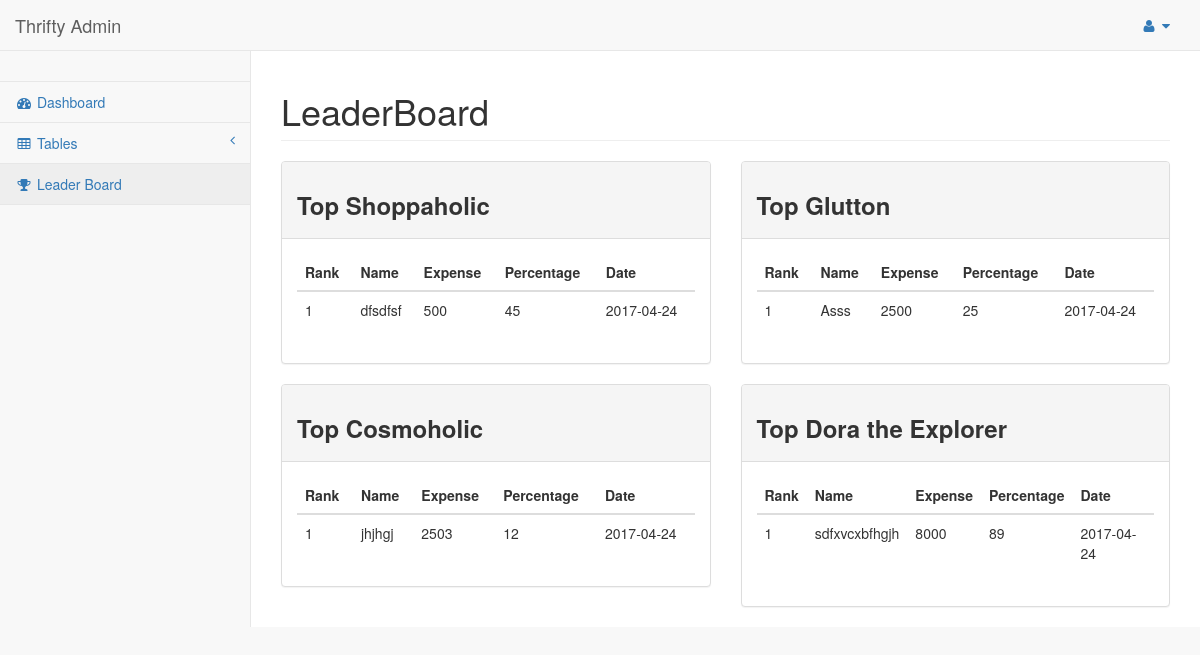
/pages/leaderboard.php (signed in), run on an earlier commit of the app's database.
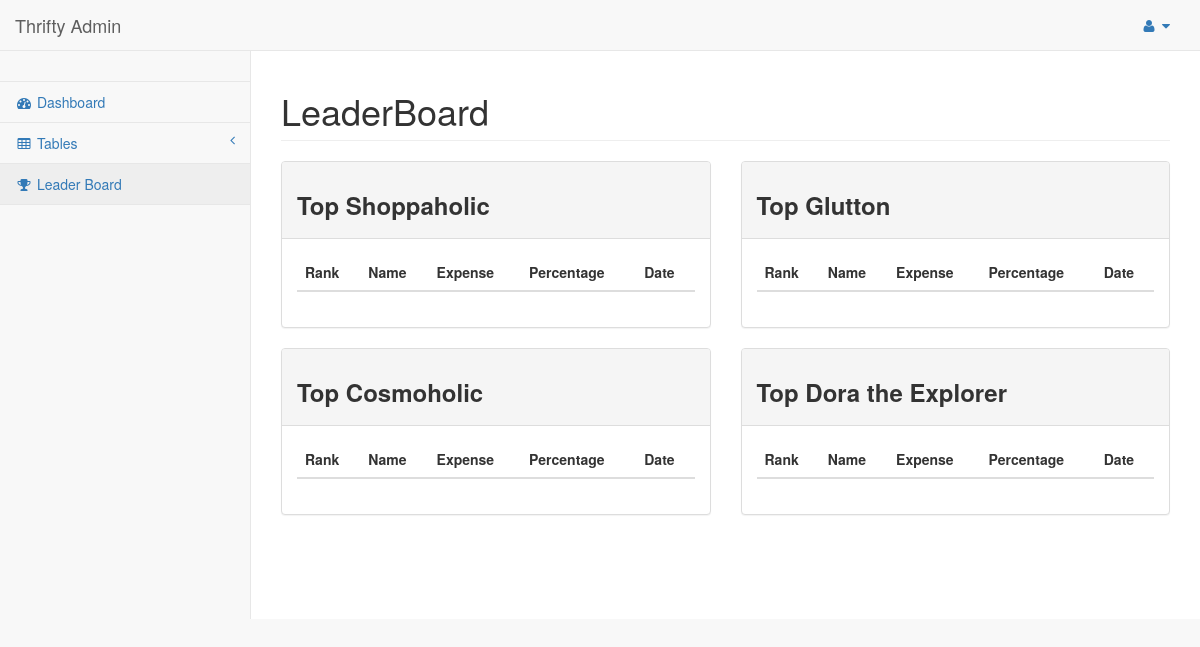
And on a later commit of the database.
### tables this page shows
CREATE TABLE IF NOT EXISTS `reports` (
  `ID` int(11) NOT NULL,
  `UserID` int(11) NOT NULL,
  `UserName` varchar(50) NOT NULL,
  `ExpenseID` int(11) NOT NULL,
  `CategoryName` text NOT NULL,
  `ExpenseAmount` float NOT NULL,
  `ExpenseDate` date NOT NULL,
  `PercentIncrease` float NOT NULL
);

### pages/leaderboard.php (the view, shortened to what the changed rows need)
<!DOCTYPE html>
<html lang="en">
<head>
    <link href="../vendor/bootstrap/css/bootstrap.min.css" rel="stylesheet">
    <link href="../vendor/metisMenu/metisMenu.min.css" rel="stylesheet">
    <link href="../vendor/datatables-plugins/dataTables.bootstrap.css" rel="stylesheet">
    <link href="../vendor/datatables-responsive/dataTables.responsive.css" rel="stylesheet">
    <link href="../dist/css/sb-admin-2.css" rel="stylesheet">
    <link href="../vendor/font-awesome/css/font-awesome.min.css" rel="stylesheet" type="text/css">
</head>
<body>
<?php require_once('dbConnect1.php'); ?>
    <div id="wrapper">
        <div id="page-wrapper">
            <div class="row">
                <div class="col-lg-12">
                    <h1 class="page-header">LeaderBoard</h1>
                </div>
            </div>
            <div class="row">
                <div class="col-lg-6">
                    <div class="panel panel-default">
                        <div class="panel-body">
                            <div class="table-responsive">
                                <table class="table">
                                    <thead>
                                        <tr>
                                            <th>Rank</th>
                                            <th>Name</th>
                                            <th>Expense</th>
											<th>Percentage</th>
											<th>Date</th>
                                        </tr>
                                    </thead>
									<?php
	$result1 = mysqli_query($con,"SELECT *, SUM(PercentIncrease) AS Percentage, SUM(ExpenseAmount) AS AmountExpense
	FROM REPORTS WHERE ExpenseDate = CURDATE() AND (CategoryName = 'shoes' || CategoryName = 'jewelry')  GROUP BY UserID
	ORDER BY PercentIncrease DESC");
	$previous ='';
	$numrows = mysqli_num_rows($result1);
	$rank=array();
	$rank[0]= 0;
	for($i = 1; $i <=$numrows; $i++){
		$row = mysqli_fetch_array($result1);
		$current = $row['Percentage'];
		if($current == $previous) {
			$rank[$i] = $rank[$i-1];
			$x=$i-1;
		}
		else if($current != $previous){
			$rank[$i]= $rank[$i-1]+1;
		}
		$previous = $current;
		if($rank[$i] <= 10){
			$b = $row['UserName'];
			$d = $row['AmountExpense'];
			$e = $row['ExpenseDate'];
			$current = $row['Percentage'];
			echo "<tbody><tr>";
			echo "<td>".$rank[$i]."</td>";
			echo "<td>".$b."</td>";
			echo "<td>".$d."</td>";
			echo "<td>".$current."</td>";
			echo "<td>".$e."</td>";
			echo "</tr></tbody>";
		}
	}
									?>
                                </table>
                            </div>
                        </div>
                    </div>
                </div>
				 <div class="col-lg-6">
                    <div class="panel panel-default">
                        <div class="panel-body">
                            <div class="table-responsive">
                                <table class="table">
                                    <thead>
                                        <tr>
                                            <th>Rank</th>
                                            <th>Name</th>
                                            <th>Expense</th>
											<th>Percentage</th>
											<th>Date</th>
                                        </tr>
                                    </thead>
									<?php
	$result1 = mysqli_query($con,"SELECT DISTINCT(UserID), ID, UserName, CategoryName, ExpenseAmount, ExpenseDate, PercentIncrease
	FROM REPORTS WHERE ExpenseDate = CURDATE() AND CategoryName = 'food' ORDER BY PercentIncrease DESC");
	$previous ='';
	$numrows = mysqli_num_rows($result1);
	$rank=array();
	$rank[0]= 0;
	for($i = 1; $i <=$numrows; $i++){
		$row = mysqli_fetch_array($result1);
		$current = $row['PercentIncrease'];
		if($current == $previous) {
			echo "\n";
			$rank[$i] = $rank[$i-1];
			$x=$i-1;
		}
		else if($current != $previous ){
			$rank[$i]= $rank[$i-1]+1;
		}
		$previous = $current;
		if($rank[$i] <= 10){
			$b = $row['UserName'];
			$d = $row['ExpenseAmount'];
			$e = $row['ExpenseDate'];
			$current = $row['PercentIncrease'];
			echo "<tbody><tr>";
			echo "<td>".$rank[$i]."</td>";
			echo "<td>".$b."</td>";
			echo "<td>".$d."</td>";
			echo "<td>".$current."</td>";
			echo "<td>".$e."</td>";
			echo "</tr></tbody>";
		}
	}
									?>
                                </table>
                            </div>
                        </div>
                    </div>
                </div>
            </div>
			<div class="row">
                <div class="col-lg-6">
                    <div class="panel panel-default">
                        <div class="panel-body">
                            <div class="table-responsive">
                                <table class="table">
                                    <thead>
                                        <tr>
                                            <th>Rank</th>
                                            <th>Name</th>
                                            <th>Expense</th>
											<th>Percentage</th>
											<th>Date</th>
                                        </tr>
                                    </thead>
									<?php
	$result1 = mysqli_query($con,"SELECT * FROM REPORTS WHERE ExpenseDate = CURDATE() AND CategoryName = 'makeup' ORDER BY PercentIncrease DESC");
	$previous ='';
	$numrows = mysqli_num_rows($result1);
	$rank=array();
	$rank[0]= 0;
	for($i = 1; $i <=$numrows; $i++){
		$row = mysqli_fetch_array($result1);
		$current = $row['PercentIncrease'];
		if($current == $previous) {
			$rank[$i] = $rank[$i-1];
			$x=$i-1;
		}
		else if($current != $previous){
			$rank[$i]= $rank[$i-1]+1;
		}
		$previous = $current;
		if($rank[$i] <= 10){
			$b = $row['UserName'];
			$d = $row['ExpenseAmount'];
			$e = $row['ExpenseDate'];
			$current = $row['PercentIncrease'];
			echo "<tbody><tr>";
			echo "<td>".$rank[$i]."</td>";
			echo "<td>".$b."</td>";
			echo "<td>".$d."</td>";
			echo "<td>".$current."</td>";
			echo "<td>".$e."</td>";
			echo "</tr></tbody>";
		}
	}
									?>
                                </table>
                            </div>
                        </div>
                    </div>
                </div>
				 <div class="col-lg-6">
                    <div class="panel panel-default">
                        <div class="panel-body">
                            <div class="table-responsive">
                                <table class="table">
                                    <thead>
                                        <tr>
                                            <th>Rank</th>
                                            <th>Name</th>
                                            <th>Expense</th>
											<th>Percentage</th>
											<th>Date</th>
                                        </tr>
                                    </thead>
									<?php
	$result1 = mysqli_query($con,"SELECT * FROM REPORTS WHERE ExpenseDate = CURDATE() AND CategoryName = 'commute' ORDER BY PercentIncrease DESC");
	$previous ='';
	$numrows = mysqli_num_rows($result1);
	$rank=array();
	$rank[0]= 0;
	for($i = 1; $i <=$numrows; $i++){
		$row = mysqli_fetch_array($result1);
		$current = $row['PercentIncrease'];
		if($current == $previous) {
			echo "\n";
			$rank[$i] = $rank[$i-1];
			$x=$i-1;
		}
		else if($current != $previous ){
			$rank[$i]= $rank[$i-1]+1;
		}
		$previous = $current;
		if($rank[$i] <= 10){
			$b = $row['UserName'];
			$d = $row['ExpenseAmount'];
			$e = $row['ExpenseDate'];
			$current = $row['PercentIncrease'];
			echo "<tbody><tr>";
			echo "<td>".$rank[$i]."</td>";
			echo "<td>".$b."</td>";
			echo "<td>".$d."</td>";
			echo "<td>".$current."</td>";
			echo "<td>".$e."</td>";
			echo "</tr></tbody>";
		}
	}
									?>
                                </table>
                            </div>
                        </div>
                    </div>
                </div>
                        </div>
                    </div>
                </div>
</body>
</html>

What changed in the data, as far as the page shows it:
removed reports: i "1", UserName "dfsdfsf", d "500", current "45", ExpenseDate "2017-04-24", shown under "LeaderBoard"
removed reports: i "1", UserName "Asss", ExpenseAmount "2500", PercentIncrease "25", ExpenseDate "2017-04-24"
removed reports: i "1", UserName "jhjhgj", ExpenseAmount "2503", PercentIncrease "12", ExpenseDate "2017-04-24"
removed reports: i "1", UserName "sdfxvcxbfhgjh", ExpenseAmount "8000", PercentIncrease "89", ExpenseDate "2017-04-24"
